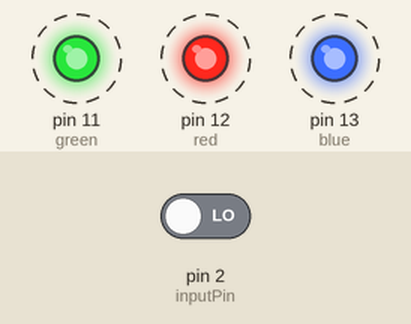
This sketch was run on a simulated Arduino Uno, built with avr-gcc and run on an emulated ATmega328P. Parts: output pins drawn as LEDs (lit = HIGH). Dashed ring = blinking. The test bench sets the inputs (shaded band); at power-on: pin 2 (inputPin) LOW.

Above: at 3.9 s.
4.0 s: pin 2 (inputPin) driven HIGH
At 6.6 s:
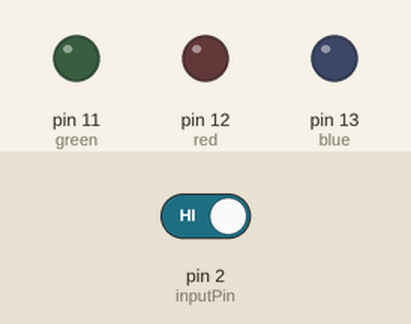
7.5 s: pin 2 (inputPin) driven LOW
At 8.6 s:
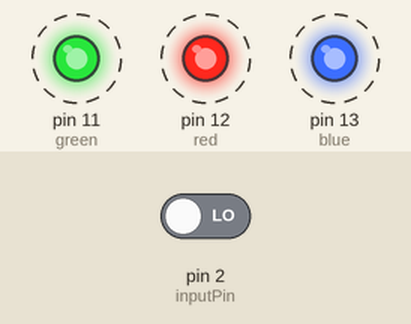
Timing chart, 0 to 17.0 s (numbered marks = the images above; inputs shaded):
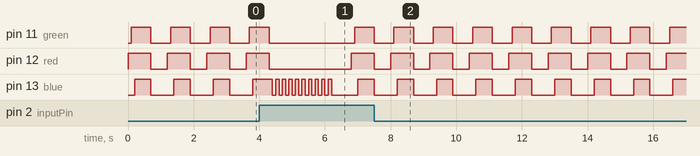

The sketch:

sketch_mar22a.ino
```cpp
int green = 11;
int red = 12;
int blue = 13;
int inputPin = 2;
int val = 0;
int iPIR = 0;

void setup() {
  pinMode(green, OUTPUT);
  pinMode(red, OUTPUT);
  pinMode(blue, OUTPUT);
  pinMode(inputPin, INPUT);

  Serial.begin(9600);
}

void loop(){
  digitalWrite(red, HIGH);
  delay(100);
  digitalWrite(green, HIGH);
  delay(100);
  digitalWrite(blue, HIGH);
  delay(500);
  digitalWrite(red, LOW);
  digitalWrite(green, LOW);
  digitalWrite(blue, LOW);
  checkPIR();
  delay(500);
}

void checkPIR() {
  val = digitalRead(inputPin);
  if (val == HIGH) {
    for(iPIR = 0; iPIR < 10; iPIR++) {
      digitalWrite(blue, HIGH);
      delay(100);
      digitalWrite(blue, LOW);
      delay(100);
    }
  }
}
```

Measured:
- after the input at 7.5 s, pin 11 (green): alternates HIGH for 0.60 s and LOW for 0.60 s, starting after 0.60 s; pin 12 (red): alternates HIGH for 0.70 s and LOW for 0.50 s, starting after 0.50 s
- by itself, pin 11 (green): alternates HIGH for 0.60 s and LOW for 0.60 s
- by itself, pin 12 (red): alternates HIGH for 0.70 s and LOW for 0.50 s
- by itself, pin 13 (blue): alternates HIGH for 0.50 s and LOW for 0.70 s
